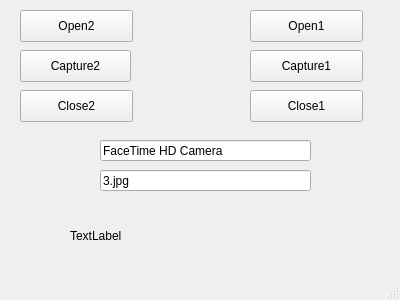
<?xml version="1.0" encoding="UTF-8"?>
<ui version="4.0">
 <class>MainWindow</class>
 <widget class="QMainWindow" name="MainWindow">
  <property name="geometry">
   <rect>
    <x>0</x>
    <y>0</y>
    <width>400</width>
    <height>300</height>
   </rect>
  </property>
  <property name="windowTitle">
   <string>MainWindow</string>
  </property>
  <widget class="QWidget" name="centralWidget">
   <widget class="QPushButton" name="btnSend1">
    <property name="geometry">
     <rect>
      <x>250</x>
      <y>10</y>
      <width>113</width>
      <height>32</height>
     </rect>
    </property>
    <property name="text">
     <string>Open1</string>
    </property>
   </widget>
   <widget class="QLabel" name="label">
    <property name="geometry">
     <rect>
      <x>70</x>
      <y>200</y>
      <width>271</width>
      <height>71</height>
     </rect>
    </property>
    <property name="text">
     <string>TextLabel</string>
    </property>
   </widget>
   <widget class="QPushButton" name="btnSend2">
    <property name="geometry">
     <rect>
      <x>20</x>
      <y>10</y>
      <width>113</width>
      <height>32</height>
     </rect>
    </property>
    <property name="text">
     <string>Open2</string>
    </property>
   </widget>
   <widget class="QLineEdit" name="edtCamera">
    <property name="geometry">
     <rect>
      <x>100</x>
      <y>140</y>
      <width>211</width>
      <height>21</height>
     </rect>
    </property>
    <property name="text">
     <string>FaceTime HD Camera</string>
    </property>
   </widget>
   <widget class="QPushButton" name="btnCapture1">
    <property name="geometry">
     <rect>
      <x>250</x>
      <y>50</y>
      <width>113</width>
      <height>32</height>
     </rect>
    </property>
    <property name="text">
     <string>Capture1</string>
    </property>
   </widget>
   <widget class="QPushButton" name="btnCapture2">
    <property name="geometry">
     <rect>
      <x>20</x>
      <y>50</y>
      <width>111</width>
      <height>32</height>
     </rect>
    </property>
    <property name="text">
     <string>Capture2</string>
    </property>
   </widget>
   <widget class="QLineEdit" name="edtFile">
    <property name="geometry">
     <rect>
      <x>100</x>
      <y>170</y>
      <width>211</width>
      <height>21</height>
     </rect>
    </property>
    <property name="text">
     <string>3.jpg</string>
    </property>
   </widget>
   <widget class="QPushButton" name="btnClose2">
    <property name="geometry">
     <rect>
      <x>20</x>
      <y>90</y>
      <width>113</width>
      <height>32</height>
     </rect>
    </property>
    <property name="text">
     <string>Close2</string>
    </property>
   </widget>
   <widget class="QPushButton" name="btnClose1">
    <property name="geometry">
     <rect>
      <x>250</x>
      <y>90</y>
      <width>113</width>
      <height>32</height>
     </rect>
    </property>
    <property name="text">
     <string>Close1</string>
    </property>
   </widget>
  </widget>
  <widget class="QStatusBar" name="statusBar"/>
 </widget>
 <layoutdefault spacing="6" margin="11"/>
 <resources/>
 <connections/>
</ui>
